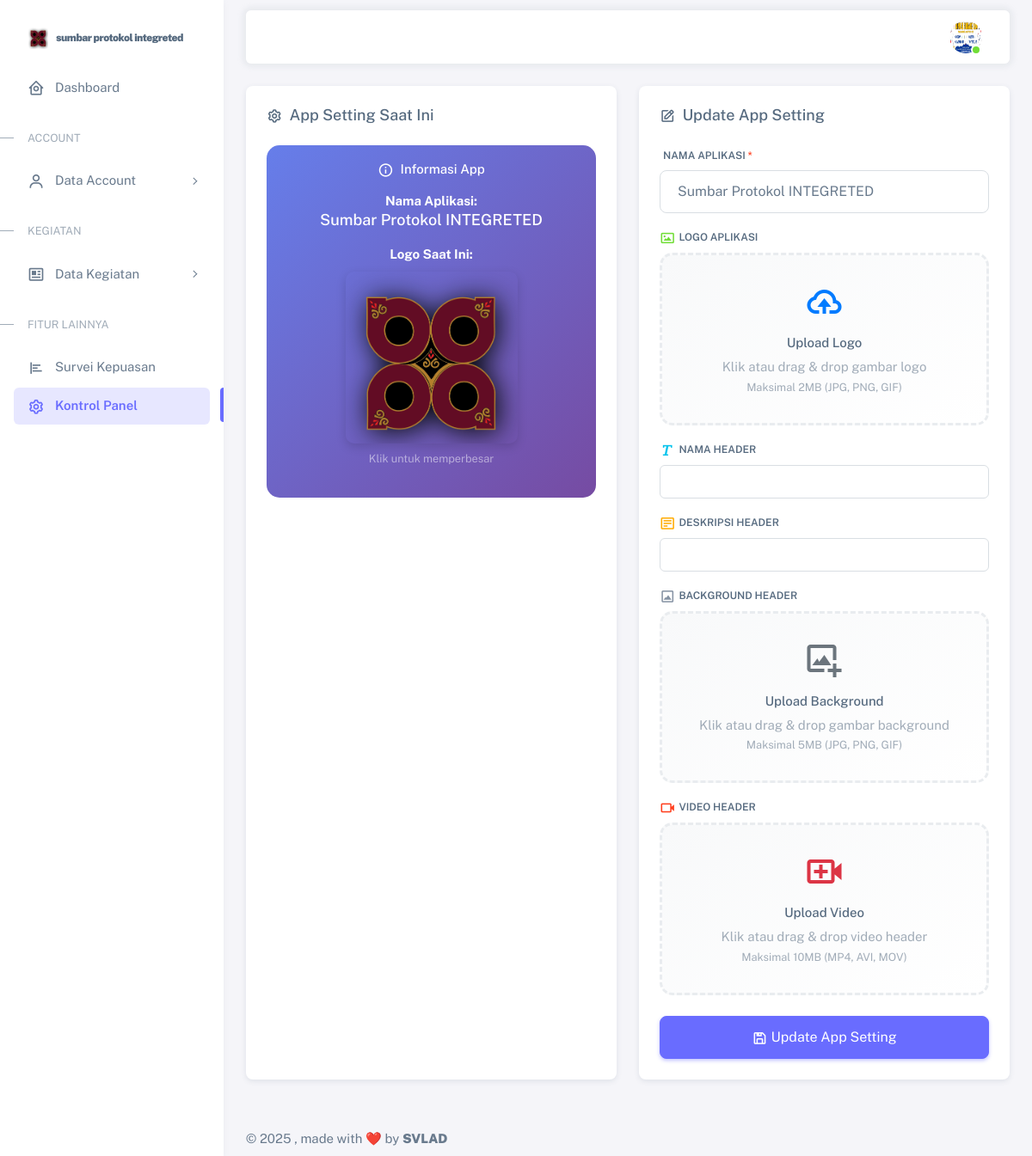
The page /dashboard/admin/kontrolPanel.php (signed in) on the database as committed earlier.
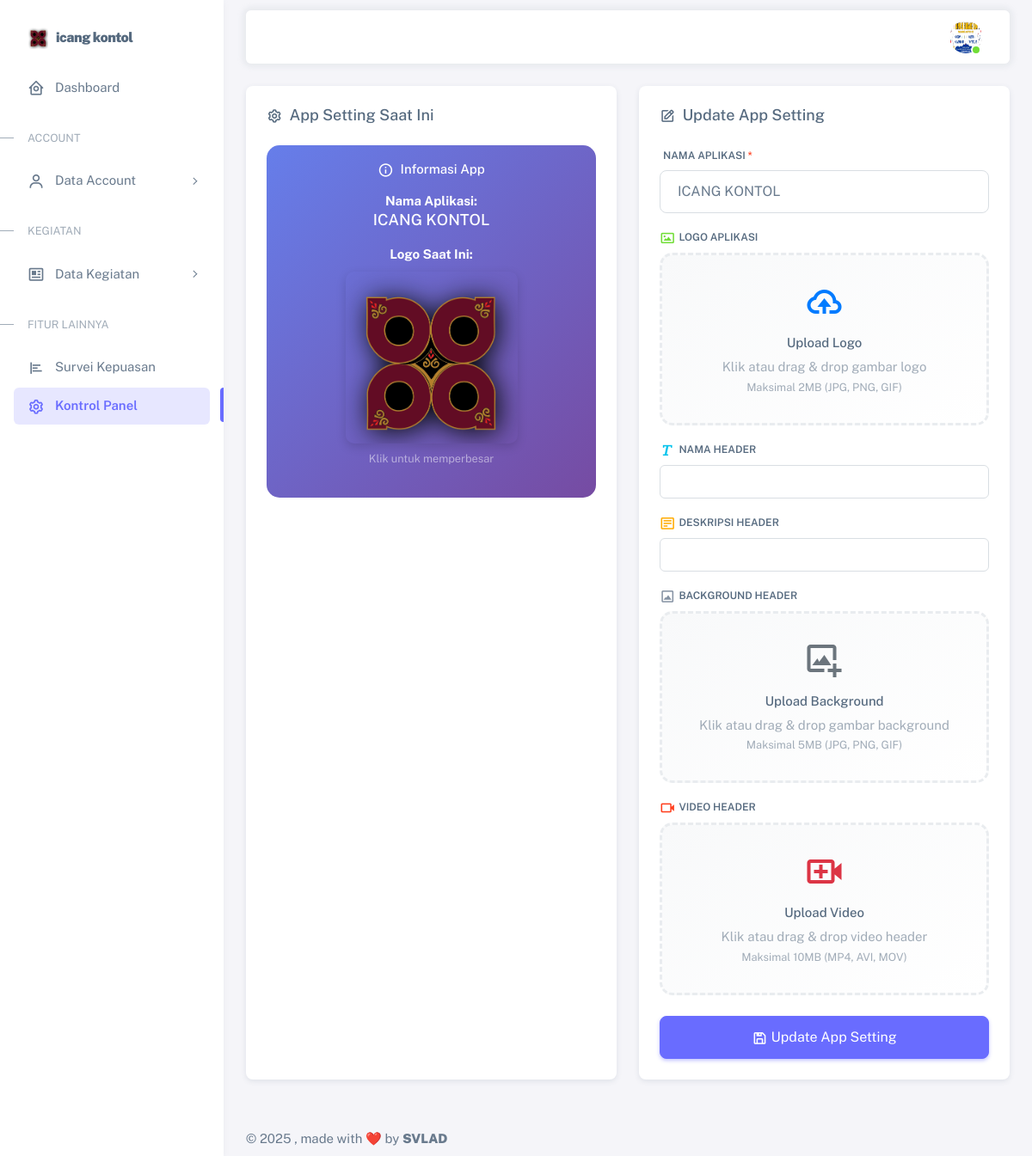
The same page on the database as committed later.
### tables this page shows
CREATE TABLE `tb_appsetting` (
  `id_appsetting` bigint(11) NOT NULL,
  `name` varchar(255) NOT NULL,
  `logo` text DEFAULT NULL,
  `name_header` varchar(255) DEFAULT NULL,
  `description_header` varchar(255) DEFAULT NULL,
  `background_header` text DEFAULT NULL,
  `video_header` text DEFAULT NULL
);

### dashboard/admin/controller/AppSettingController.php (called while the page is built, shortened)
<?php
function getAppSetting($pdo)
{
    try {
        $sql = "SELECT * FROM tb_appsetting ORDER BY id_appsetting DESC LIMIT 1";
        $stmt = $pdo->prepare($sql);
        $stmt->execute();
        $result = $stmt->fetch(PDO::FETCH_ASSOC);
        return $result;
    } catch (Exception $e) {
        return [
            'id_appsetting' => 0,
            'name' => 'Sumbar Protokol INTEGRETED',
            'logo' => 'favicon.ico',
            'name_header' => '',
            'description_header' => '',
            'background_header' => '',
            'video_header' => ''
        ];
    }
}

### dashboard/admin/kontrolPanel.php (the view, shortened to what the changed rows need)
<?php
include '../../db/koneksi.php';
include 'controller/AppSettingController.php';
$appSetting = getAppSetting($pdo);
?>
<!DOCTYPE html>
<html lang="en" class="light-style layout-menu-fixed" dir="ltr" data-theme="theme-default" data-assets-path="assets/"
    data-template="vertical-menu-template-free">
<head>
    <link rel="stylesheet" href="assets/vendor/fonts/boxicons.css" />
    <link rel="stylesheet" href="assets/vendor/css/core.css" class="template-customizer-core-css" />
    <link rel="stylesheet" href="assets/vendor/css/theme-default.css" class="template-customizer-theme-css" />
    <link rel="stylesheet" href="assets/css/demo.css" />
    <link rel="stylesheet" href="assets/vendor/libs/perfect-scrollbar/perfect-scrollbar.css" />
    <link rel="stylesheet" href="assets/vendor/libs/apex-charts/apex-charts.css" />
    <link href="https://cdnjs.cloudflare.com/ajax/libs/limonte-sweetalert2/11.7.32/sweetalert2.min.css"
        rel="stylesheet">
</head>
<body>
    <div class="layout-wrapper layout-content-navbar">
        <div class="layout-container">
            <?php include 'components/menu.php'; ?>
            <div class="layout-page">
                <div class="content-wrapper">
                    <div class="container-xxl flex-grow-1 container-p-y">
                        <div class="row">
                            <div class="col-md-6 mb-4">
                                <div class="card h-100">
                                    <div class="card-body">
                                        <div class="current-file-display">
                                            <div class="mb-3">
                                                <strong>Nama Aplikasi:</strong><br>
                                                <span class="h5 text-white"><?php echo htmlspecialchars($appSetting['name']); ?></span>
                                            </div>
                                            <div class="mb-3">
                                                <strong>Logo Saat Ini:</strong><br>
                                                <?php if (!empty($appSetting['logo'])): ?>
                                                    <div class="preview-container mt-2">
                                                        <img src="../../../assets/img/favicon/<?php echo htmlspecialchars($appSetting['logo']); ?>"
                                                            alt="Current Logo"
                                                            class="current-logo-preview"
                                                            style="cursor: pointer;"
                                                            onclick="showMediaPreview('../../../assets/img/favicon/<?php echo htmlspecialchars($appSetting['logo']); ?>', 'image', 'Current Logo')">
                                                    </div>
                                                    <small class="text-white-50 mt-2 d-block">Klik untuk memperbesar</small>
                                                <?php else: ?>
                                                    <div class="alert alert-warning mt-2">
                                                        <i class="bx bx-image-alt me-2"></i>Belum ada logo
                                                    </div>
                                                <?php endif; ?>
                                            </div>
                                        </div>
                                    </div>
                                </div>
                            </div>
                            <div class="col-md-6 mb-4">
                                <div class="card h-100">
                                    <div class="card-body">
                                        <form id="appSettingForm" enctype="multipart/form-data">
                                            <div class="mb-3">
                                                <label for="app_name" class="form-label fw-semibold">
                                                    <i class="bx bx-apps text-primary me-1"></i>Nama Aplikasi
                                                    <span class="text-danger">*</span>
                                                </label>
                                                <input type="text" class="form-control form-control-lg" id="app_name"
                                                    name="app_name" value="<?php echo htmlspecialchars($appSetting['name']); ?>" required>
                                            </div>
                                        </form>
                                    </div>
                                </div>
                            </div>
                        </div>
                    </div>
                </div>
            </div>
        </div>
    </div>
</body>
</html>

### dashboard/admin/components/menu.php (shortened to what the changed rows need)
<aside id="layout-menu" class="layout-menu menu-vertical menu bg-menu-theme">
    <div class="app-brand demo">
        <a href="index.php" class="app-brand-link">
            <span class="app-brand-logo demo">
                <?php if (!empty($appSetting['logo']) && $appSetting['logo'] !== 'favicon.ico'): ?>
                    <img src="../../assets/img/favicon/<?php echo htmlspecialchars($appSetting['logo']); ?>" alt="Logo"
                        width="25" height="25" style="object-fit: contain;">
                <?php endif; ?>
            </span>
            <span class="app-brand-text demo menu-text fw-bolder ms-2" id="appBrandText"
                title="<?php echo htmlspecialchars($appSetting['name']); ?>">
                <?php echo htmlspecialchars($appSetting['name']); ?>
            </span>
        </a>
    </div>
</aside>

Rows that differ between the two databases and show on the page:
changed tb_appsetting: name "sumbar protokol integreted" → "icang kontol"; name "Sumbar Protokol INTEGRETED" → "ICANG KONTOL"; app_name "Sumbar Protokol INTEGRETED" → "ICANG KONTOL"
